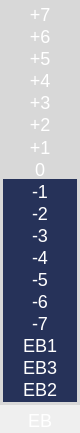
<?xml version="1.0" encoding="UTF-8"?>
<ui version="4.0">
 <class>CtrlLevelBar</class>
 <widget class="QWidget" name="CtrlLevelBar">
  <property name="geometry">
   <rect>
    <x>0</x>
    <y>0</y>
    <width>80</width>
    <height>433</height>
   </rect>
  </property>
  <property name="windowTitle">
   <string>Form</string>
  </property>
  <property name="styleSheet">
   <string notr="true">QLabel
{
	font:  18px;
	color: rgb(255, 255, 255);
}</string>
  </property>
  <widget class="QLabel" name="Ctrl_label_P7">
   <property name="geometry">
    <rect>
     <x>3</x>
     <y>3</y>
     <width>74</width>
     <height>22</height>
    </rect>
   </property>
   <property name="text">
    <string>+7</string>
   </property>
   <property name="alignment">
    <set>Qt::AlignCenter</set>
   </property>
  </widget>
  <widget class="QLabel" name="Ctrl_label_P6">
   <property name="geometry">
    <rect>
     <x>3</x>
     <y>25</y>
     <width>74</width>
     <height>22</height>
    </rect>
   </property>
   <property name="text">
    <string>+6</string>
   </property>
   <property name="alignment">
    <set>Qt::AlignCenter</set>
   </property>
  </widget>
  <widget class="QLabel" name="Ctrl_label_background">
   <property name="geometry">
    <rect>
     <x>0</x>
     <y>0</y>
     <width>80</width>
     <height>405</height>
    </rect>
   </property>
   <property name="styleSheet">
    <string notr="true">background-color: rgb(216, 216, 216);</string>
   </property>
   <property name="text">
    <string/>
   </property>
  </widget>
  <widget class="QLabel" name="Ctrl_label_P4">
   <property name="geometry">
    <rect>
     <x>3</x>
     <y>69</y>
     <width>74</width>
     <height>22</height>
    </rect>
   </property>
   <property name="text">
    <string>+4</string>
   </property>
   <property name="alignment">
    <set>Qt::AlignCenter</set>
   </property>
  </widget>
  <widget class="QLabel" name="Ctrl_label_P5">
   <property name="geometry">
    <rect>
     <x>3</x>
     <y>47</y>
     <width>74</width>
     <height>22</height>
    </rect>
   </property>
   <property name="text">
    <string>+5</string>
   </property>
   <property name="alignment">
    <set>Qt::AlignCenter</set>
   </property>
  </widget>
  <widget class="QLabel" name="Ctrl_label_P0">
   <property name="geometry">
    <rect>
     <x>3</x>
     <y>157</y>
     <width>74</width>
     <height>25</height>
    </rect>
   </property>
   <property name="text">
    <string>0</string>
   </property>
   <property name="alignment">
    <set>Qt::AlignCenter</set>
   </property>
  </widget>
  <widget class="QLabel" name="Ctrl_label_P2">
   <property name="geometry">
    <rect>
     <x>3</x>
     <y>113</y>
     <width>74</width>
     <height>22</height>
    </rect>
   </property>
   <property name="text">
    <string>+2</string>
   </property>
   <property name="alignment">
    <set>Qt::AlignCenter</set>
   </property>
  </widget>
  <widget class="QLabel" name="Ctrl_label_P3">
   <property name="geometry">
    <rect>
     <x>3</x>
     <y>91</y>
     <width>74</width>
     <height>22</height>
    </rect>
   </property>
   <property name="text">
    <string>+3</string>
   </property>
   <property name="alignment">
    <set>Qt::AlignCenter</set>
   </property>
  </widget>
  <widget class="QLabel" name="Ctrl_label_P1">
   <property name="geometry">
    <rect>
     <x>3</x>
     <y>135</y>
     <width>74</width>
     <height>25</height>
    </rect>
   </property>
   <property name="text">
    <string>+1</string>
   </property>
   <property name="alignment">
    <set>Qt::AlignCenter</set>
   </property>
  </widget>
  <widget class="QLabel" name="Ctrl_label_N1">
   <property name="geometry">
    <rect>
     <x>3</x>
     <y>179</y>
     <width>74</width>
     <height>25</height>
    </rect>
   </property>
   <property name="styleSheet">
    <string notr="true">background-color: rgb(38, 50, 89);</string>
   </property>
   <property name="text">
    <string>-1</string>
   </property>
   <property name="alignment">
    <set>Qt::AlignCenter</set>
   </property>
  </widget>
  <widget class="QLabel" name="Ctrl_label_N2">
   <property name="geometry">
    <rect>
     <x>3</x>
     <y>201</y>
     <width>74</width>
     <height>25</height>
    </rect>
   </property>
   <property name="styleSheet">
    <string notr="true">background-color: rgb(38, 50, 89);</string>
   </property>
   <property name="text">
    <string>-2</string>
   </property>
   <property name="alignment">
    <set>Qt::AlignCenter</set>
   </property>
  </widget>
  <widget class="QLabel" name="Ctrl_label_N3">
   <property name="geometry">
    <rect>
     <x>3</x>
     <y>223</y>
     <width>74</width>
     <height>25</height>
    </rect>
   </property>
   <property name="styleSheet">
    <string notr="true">background-color: rgb(38, 50, 89);</string>
   </property>
   <property name="text">
    <string>-3</string>
   </property>
   <property name="alignment">
    <set>Qt::AlignCenter</set>
   </property>
  </widget>
  <widget class="QLabel" name="Ctrl_label_N4">
   <property name="geometry">
    <rect>
     <x>3</x>
     <y>245</y>
     <width>74</width>
     <height>25</height>
    </rect>
   </property>
   <property name="styleSheet">
    <string notr="true">background-color: rgb(38, 50, 89);</string>
   </property>
   <property name="text">
    <string>-4</string>
   </property>
   <property name="alignment">
    <set>Qt::AlignCenter</set>
   </property>
  </widget>
  <widget class="QLabel" name="Ctrl_label_N5">
   <property name="geometry">
    <rect>
     <x>3</x>
     <y>267</y>
     <width>74</width>
     <height>25</height>
    </rect>
   </property>
   <property name="styleSheet">
    <string notr="true">background-color: rgb(38, 50, 89);</string>
   </property>
   <property name="text">
    <string>-5</string>
   </property>
   <property name="alignment">
    <set>Qt::AlignCenter</set>
   </property>
  </widget>
  <widget class="QLabel" name="Ctrl_label_N6">
   <property name="geometry">
    <rect>
     <x>3</x>
     <y>289</y>
     <width>74</width>
     <height>25</height>
    </rect>
   </property>
   <property name="styleSheet">
    <string notr="true">background-color: rgb(38, 50, 89);</string>
   </property>
   <property name="text">
    <string>-6</string>
   </property>
   <property name="alignment">
    <set>Qt::AlignCenter</set>
   </property>
  </widget>
  <widget class="QLabel" name="Ctrl_label_N7">
   <property name="geometry">
    <rect>
     <x>3</x>
     <y>311</y>
     <width>74</width>
     <height>25</height>
    </rect>
   </property>
   <property name="styleSheet">
    <string notr="true">background-color: rgb(38, 50, 89);</string>
   </property>
   <property name="text">
    <string>-7</string>
   </property>
   <property name="alignment">
    <set>Qt::AlignCenter</set>
   </property>
  </widget>
  <widget class="QLabel" name="Ctrl_label_EB1">
   <property name="geometry">
    <rect>
     <x>3</x>
     <y>333</y>
     <width>74</width>
     <height>25</height>
    </rect>
   </property>
   <property name="styleSheet">
    <string notr="true">background-color: rgb(38, 50, 89);</string>
   </property>
   <property name="text">
    <string>EB1</string>
   </property>
   <property name="alignment">
    <set>Qt::AlignCenter</set>
   </property>
  </widget>
  <widget class="QLabel" name="Ctrl_label_VALUE">
   <property name="geometry">
    <rect>
     <x>3</x>
     <y>410</y>
     <width>74</width>
     <height>21</height>
    </rect>
   </property>
   <property name="styleSheet">
    <string notr="true"/>
   </property>
   <property name="text">
    <string>EB</string>
   </property>
   <property name="alignment">
    <set>Qt::AlignCenter</set>
   </property>
  </widget>
  <widget class="QLabel" name="Ctrl_label_EB3">
   <property name="geometry">
    <rect>
     <x>3</x>
     <y>355</y>
     <width>74</width>
     <height>25</height>
    </rect>
   </property>
   <property name="styleSheet">
    <string notr="true">background-color: rgb(38, 50, 89);</string>
   </property>
   <property name="text">
    <string>EB3</string>
   </property>
   <property name="alignment">
    <set>Qt::AlignCenter</set>
   </property>
  </widget>
  <widget class="QLabel" name="Ctrl_label_EB2">
   <property name="geometry">
    <rect>
     <x>3</x>
     <y>377</y>
     <width>74</width>
     <height>25</height>
    </rect>
   </property>
   <property name="styleSheet">
    <string notr="true">background-color: rgb(38, 50, 89);</string>
   </property>
   <property name="text">
    <string>EB2</string>
   </property>
   <property name="alignment">
    <set>Qt::AlignCenter</set>
   </property>
  </widget>
  <zorder>Ctrl_label_background</zorder>
  <zorder>Ctrl_label_P7</zorder>
  <zorder>Ctrl_label_P6</zorder>
  <zorder>Ctrl_label_P4</zorder>
  <zorder>Ctrl_label_P5</zorder>
  <zorder>Ctrl_label_P0</zorder>
  <zorder>Ctrl_label_P2</zorder>
  <zorder>Ctrl_label_P3</zorder>
  <zorder>Ctrl_label_P1</zorder>
  <zorder>Ctrl_label_N1</zorder>
  <zorder>Ctrl_label_N2</zorder>
  <zorder>Ctrl_label_N3</zorder>
  <zorder>Ctrl_label_N4</zorder>
  <zorder>Ctrl_label_N5</zorder>
  <zorder>Ctrl_label_N6</zorder>
  <zorder>Ctrl_label_N7</zorder>
  <zorder>Ctrl_label_EB1</zorder>
  <zorder>Ctrl_label_VALUE</zorder>
  <zorder>Ctrl_label_EB3</zorder>
  <zorder>Ctrl_label_EB2</zorder>
 </widget>
 <resources/>
 <connections/>
</ui>
